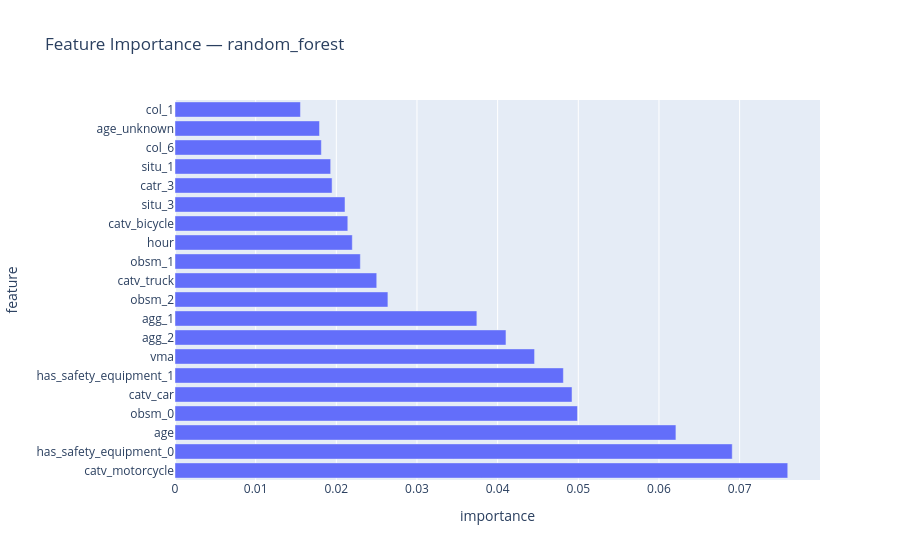

The cell this chart's notebook holds for it:
### Code cell
if best_name in ["decision_tree", "random_forest", "xgboost"]:
    # read encoded name/feat
    ohe_names = best_pipeline.named_steps["preprocessor"] \
                             .named_transformers_["cat"] \
                             .get_feature_names_out(nominal_cols)
    
    all_feature_names = list(ohe_names) + numeric_cols
    
    importances = best_pipeline.named_steps["model"].feature_importances_
    fi_df = pd.DataFrame({
        "feature": all_feature_names, 
        "importance": importances
    }).sort_values("importance", ascending=False).head(20)

    fig_fi = px.bar(
        fi_df, 
        x="importance", 
        y="feature", 
        orientation="h",
        title=f"Feature Importance — {best_name}"
    )
    fig_fi.show()

else:
    # Logistic Regression : coefficients
    ohe_names = best_pipeline.named_steps["preprocessor"] \
                             .named_transformers_["cat"] \
                             .get_feature_names_out(nominal_cols)
    all_feature_names = list(ohe_names) + numeric_cols
    
    coefs = pd.DataFrame(
        best_pipeline.named_steps["model"].coef_,
        columns=all_feature_names,
        index=["indemne", "léger", "hospitalisé", "tué"]
    )
    print("\nTop coefficients for class 'Tué' :")
    print(coefs.T.sort_values("tué", ascending=False).head(15))

### Figure 1 — Plotly figure (JSON) as saved in the notebook; plotly's stock layout.template omitted (floating-point values rounded to 4 significant figures)
{"data": [{"hovertemplate": "importance=%{x}<br>feature=%{y}<extra></extra>", "legendgroup": "", "marker": {"color": "#636efa", "pattern": {"shape": ""}}, "name": "", "orientation": "h", "showlegend": false, "textposition": "auto", "type": "bar", "x": [0.07597, 0.06909, 0.0621, 0.0499, 0.04922, 0.04815, 0.04458, 0.04103, 0.03743, 0.0264, 0.02501, 0.02298, 0.02198, 0.02142, 0.02108, 0.01948, 0.0193, 0.01814, 0.01792, 0.01555], "xaxis": "x", "y": ["catv_motorcycle", "has_safety_equipment_0", "age", "obsm_0", "catv_car", "has_safety_equipment_1", "vma", "agg_2", "agg_1", "obsm_2", "catv_truck", "obsm_1", "hour", "catv_bicycle", "situ_3", "catr_3", "situ_1", "col_6", "age_unknown", "col_1"], "yaxis": "y"}], "layout": {"barmode": "relative", "legend": {"tracegroupgap": 0}, "title": {"text": "Feature Importance — random_forest"}, "xaxis": {"anchor": "y", "domain": [0, 1], "title": {"text": "importance"}}, "yaxis": {"anchor": "x", "domain": [0, 1], "title": {"text": "feature"}}}}
